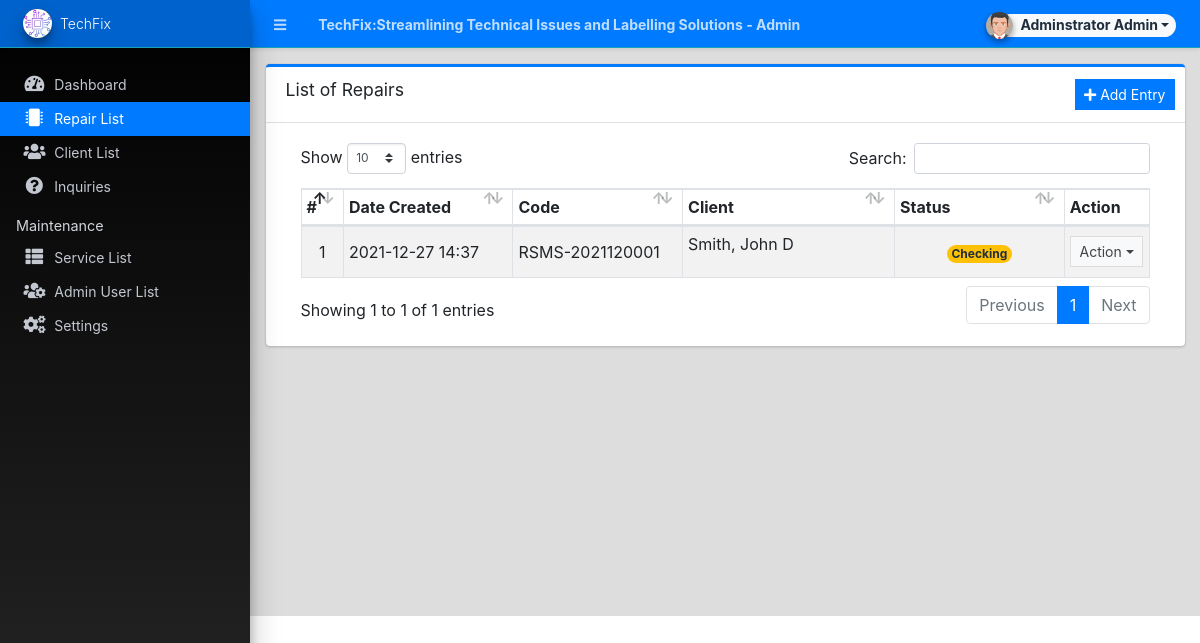
Page /admin/?page=repairs (signed in) on the committed database.
### tables this page shows
CREATE TABLE `repair_list` (
  `id` int(30) NOT NULL,
  `code` varchar(50) NOT NULL,
  `client_id` int(30) NOT NULL,
  `remarks` text DEFAULT NULL,
  `total_amount` float NOT NULL DEFAULT 0,
  `payment_status` tinyint(1) NOT NULL DEFAULT 0 COMMENT '0= Unpaid, 1= paid',
  `status` tinyint(1) NOT NULL DEFAULT 0 COMMENT '0 = pending, 1= Approved, 2 = In-Progress, 3 = Checking, 4 = Done, 5= Cancelled ',
  `date_created` datetime NOT NULL DEFAULT current_timestamp(),
  `date_updadted` datetime DEFAULT NULL ON UPDATE current_timestamp()
);

### admin/repairs/index.php (the view, shortened to what this page needs)
<div class="card card-outline card-primary">
	<div class="card-header">
		<h3 class="card-title">List of Repairs</h3>
		<div class="card-tools">
			<a href="./?page=repairs/manage_repair" class="btn btn-primary btn-sm btn-flat"><i class="fa fa-plus"></i> Add Entry</a>
		</div>
	</div>
	<div class="card-body">
		<div class="container-fluid">
        <div class="container-fluid">
			<table class="table table-hover table-striped table-bordered">
				<colgroup>
					<col width="5%">
					<col width="20%">
					<col width="20%">
					<col width="25%">
					<col width="20%">
					<col width="10%">
				</colgroup>
				<thead>
					<tr>
						<th>#</th>
						<th>Date Created</th>
						<th>Code</th>
						<th>Client</th>
						<th>Status</th>
						<th>Action</th>
					</tr>
				</thead>
				<tbody>
					<?php
						$i = 1;
						$qry = $conn->query("SELECT r.*,CONCAT(c.lastname,', ',c.firstname,' ',c.middlename) as client from `repair_list` r inner join client_list c on r.client_id = c.id order by unix_timestamp(r.`date_created`) desc ");
						while($row = $qry->fetch_assoc()):
					?>
						<tr>
							<td class="text-center"><?php echo $i++; ?></td>
							<td class=""><?php echo date("Y-m-d H:i",strtotime($row['date_created'])) ?></td>
							<td><?php echo ($row['code']) ?></td>
							<td class=""><p class="truncate-1"><?php echo ucwords($row['client']) ?></p></td>
							<td class="text-center">
								<?php
									switch ($row['status']){
										case 3:
											echo '<span class="rounded-pill badge badge-warning">Checking</span>';
											break;
									}
								?>
							</td>
							<td align="center">
								 <button type="button" class="btn btn-flat btn-default btn-sm dropdown-toggle dropdown-icon" data-toggle="dropdown">
				                  		Action
				                  </button>
							</td>
						</tr>
					<?php endwhile; ?>
				</tbody>
			</table>
		</div>
		</div>
	</div>
</div>

### rows in the picture
repair_list: date_created "2021-12-27 14:37", code "RSMS-2021120001", client "Smith, John D", status "Checking"

### other values in the picture
$_settings->info('name') "TechFix:Streamlining Technical Issues and Labelling Solutions"
$_settings->userdata('firstname').' '.$_settings->userdata('lastname') "Adminstrator Admin"
$_settings->info('short_name') "TechFix"
